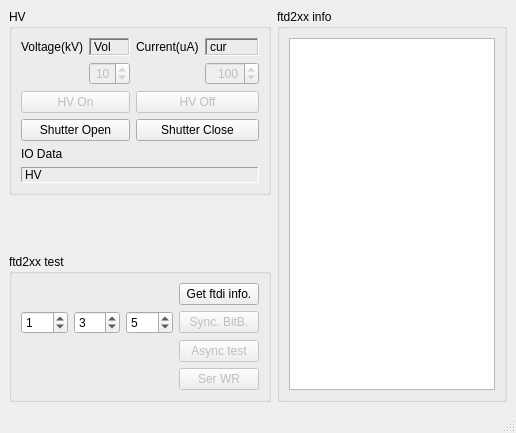
<?xml version="1.0" encoding="UTF-8"?>
<ui version="4.0">
 <class>MainWindow</class>
 <widget class="QMainWindow" name="MainWindow">
  <property name="geometry">
   <rect>
    <x>0</x>
    <y>0</y>
    <width>516</width>
    <height>433</height>
   </rect>
  </property>
  <property name="windowTitle">
   <string>MainWindow</string>
  </property>
  <widget class="QWidget" name="centralwidget">
   <layout class="QGridLayout" name="gridLayout_8">
    <item row="0" column="0">
     <widget class="QGroupBox" name="groupBox_2">
      <property name="title">
       <string>HV</string>
      </property>
      <layout class="QGridLayout" name="gridLayout_6">
       <item row="0" column="0">
        <layout class="QGridLayout" name="gridLayout_4">
         <item row="2" column="0" colspan="2">
          <widget class="QLabel" name="ioData">
           <property name="frameShape">
            <enum>QFrame::Panel</enum>
           </property>
           <property name="frameShadow">
            <enum>QFrame::Sunken</enum>
           </property>
           <property name="text">
            <string>HV</string>
           </property>
          </widget>
         </item>
         <item row="1" column="0">
          <widget class="QLabel" name="label_8">
           <property name="text">
            <string>IO Data</string>
           </property>
          </widget>
         </item>
         <item row="0" column="0" colspan="2">
          <layout class="QGridLayout" name="gridLayout">
           <item row="0" column="2">
            <widget class="QLabel" name="label_2">
             <property name="text">
              <string>Current(uA)</string>
             </property>
            </widget>
           </item>
           <item row="0" column="1">
            <widget class="QLabel" name="label_3">
             <property name="frameShape">
              <enum>QFrame::WinPanel</enum>
             </property>
             <property name="frameShadow">
              <enum>QFrame::Sunken</enum>
             </property>
             <property name="text">
              <string>Vol</string>
             </property>
            </widget>
           </item>
           <item row="0" column="3">
            <widget class="QLabel" name="label_4">
             <property name="frameShape">
              <enum>QFrame::WinPanel</enum>
             </property>
             <property name="frameShadow">
              <enum>QFrame::Sunken</enum>
             </property>
             <property name="text">
              <string>cur</string>
             </property>
            </widget>
           </item>
           <item row="0" column="0">
            <widget class="QLabel" name="label">
             <property name="text">
              <string>Voltage(kV)</string>
             </property>
            </widget>
           </item>
           <item row="1" column="1">
            <widget class="QSpinBox" name="spinBox">
             <property name="enabled">
              <bool>false</bool>
             </property>
             <property name="alignment">
              <set>Qt::AlignRight|Qt::AlignTrailing|Qt::AlignVCenter</set>
             </property>
             <property name="maximum">
              <number>50</number>
             </property>
             <property name="value">
              <number>10</number>
             </property>
            </widget>
           </item>
           <item row="1" column="3">
            <widget class="QSpinBox" name="spinBox_2">
             <property name="enabled">
              <bool>false</bool>
             </property>
             <property name="alignment">
              <set>Qt::AlignRight|Qt::AlignTrailing|Qt::AlignVCenter</set>
             </property>
             <property name="maximum">
              <number>1200</number>
             </property>
             <property name="value">
              <number>100</number>
             </property>
            </widget>
           </item>
           <item row="3" column="0" colspan="2">
            <widget class="QPushButton" name="pbShutterOpen">
             <property name="text">
              <string>Shutter Open</string>
             </property>
            </widget>
           </item>
           <item row="3" column="2" colspan="2">
            <widget class="QPushButton" name="pbShutterClose">
             <property name="text">
              <string>Shutter Close</string>
             </property>
            </widget>
           </item>
           <item row="2" column="0" colspan="2">
            <widget class="QPushButton" name="pbHvOn">
             <property name="enabled">
              <bool>false</bool>
             </property>
             <property name="text">
              <string>HV On</string>
             </property>
            </widget>
           </item>
           <item row="2" column="2" colspan="2">
            <widget class="QPushButton" name="pbHvOff">
             <property name="enabled">
              <bool>false</bool>
             </property>
             <property name="text">
              <string>HV Off</string>
             </property>
            </widget>
           </item>
          </layout>
         </item>
        </layout>
       </item>
      </layout>
     </widget>
    </item>
    <item row="0" column="1" rowspan="3">
     <widget class="QGroupBox" name="groupBox">
      <property name="title">
       <string>ftd2xx info</string>
      </property>
      <layout class="QGridLayout" name="gridLayout_5">
       <item row="0" column="0">
        <layout class="QGridLayout" name="gridLayout_3">
         <item row="0" column="0" colspan="2">
          <widget class="QTextBrowser" name="ftInfo"/>
         </item>
        </layout>
       </item>
      </layout>
     </widget>
    </item>
    <item row="1" column="0">
     <spacer name="verticalSpacer">
      <property name="orientation">
       <enum>Qt::Vertical</enum>
      </property>
      <property name="sizeHint" stdset="0">
       <size>
        <width>20</width>
        <height>11</height>
       </size>
      </property>
     </spacer>
    </item>
    <item row="2" column="0">
     <widget class="QGroupBox" name="groupBox_3">
      <property name="title">
       <string>ftd2xx test</string>
      </property>
      <layout class="QGridLayout" name="gridLayout_7">
       <item row="0" column="1">
        <layout class="QGridLayout" name="gridLayout_2">
         <item row="2" column="2">
          <widget class="QSpinBox" name="vi2">
           <property name="maximum">
            <number>15</number>
           </property>
           <property name="value">
            <number>3</number>
           </property>
           <property name="displayIntegerBase">
            <number>16</number>
           </property>
          </widget>
         </item>
         <item row="2" column="3">
          <widget class="QSpinBox" name="vi3">
           <property name="maximum">
            <number>15</number>
           </property>
           <property name="value">
            <number>5</number>
           </property>
           <property name="displayIntegerBase">
            <number>16</number>
           </property>
          </widget>
         </item>
         <item row="2" column="4">
          <widget class="QPushButton" name="FTD2XX_SyncBitBang">
           <property name="enabled">
            <bool>false</bool>
           </property>
           <property name="text">
            <string>Sync. BitB.</string>
           </property>
          </widget>
         </item>
         <item row="4" column="4">
          <widget class="QPushButton" name="pbSerPortWrite">
           <property name="enabled">
            <bool>false</bool>
           </property>
           <property name="text">
            <string>Ser WR</string>
           </property>
          </widget>
         </item>
         <item row="0" column="4">
          <widget class="QPushButton" name="pbFtInfo">
           <property name="enabled">
            <bool>true</bool>
           </property>
           <property name="text">
            <string>Get ftdi info.</string>
           </property>
          </widget>
         </item>
         <item row="2" column="1">
          <widget class="QSpinBox" name="vi1">
           <property name="maximum">
            <number>15</number>
           </property>
           <property name="value">
            <number>1</number>
           </property>
           <property name="displayIntegerBase">
            <number>16</number>
           </property>
          </widget>
         </item>
         <item row="3" column="4">
          <widget class="QPushButton" name="FTD2XX_AsyncBitBang">
           <property name="enabled">
            <bool>false</bool>
           </property>
           <property name="text">
            <string>Async test</string>
           </property>
          </widget>
         </item>
        </layout>
       </item>
      </layout>
     </widget>
    </item>
   </layout>
  </widget>
  <widget class="QMenuBar" name="menubar">
   <property name="geometry">
    <rect>
     <x>0</x>
     <y>0</y>
     <width>516</width>
     <height>21</height>
    </rect>
   </property>
  </widget>
  <widget class="QStatusBar" name="statusbar"/>
 </widget>
 <resources/>
 <connections/>
</ui>
